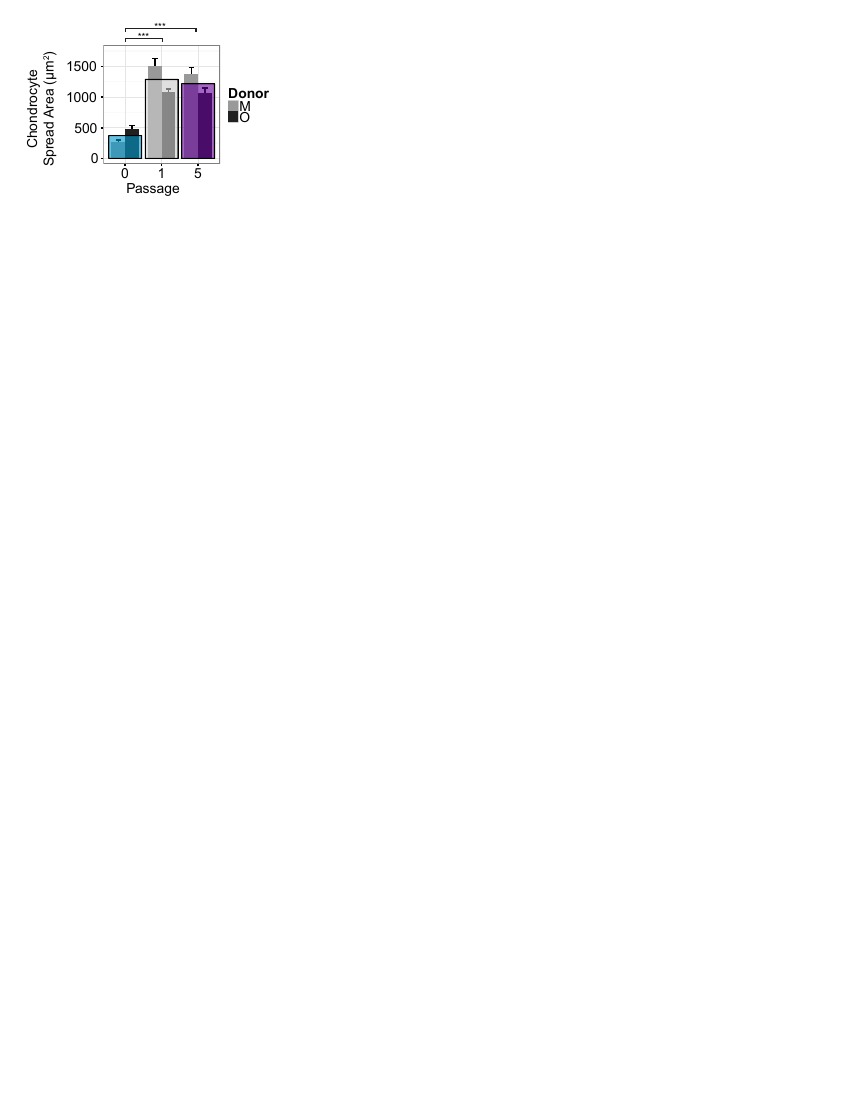

Write the R code that produced this figure.
#Figures for paper
theme_set(theme_bw(base_size = 32))
if(!exists('forscattersGAPDH10')) source('./data_import/calculate_all_stats_forpaper.R')
systemType <- 'Mac'

#set color assignments for overlaid bars (color by passage)
p0f<-"#0099cc"
p1f<-"#CCCCCC"
p3f<-p1f
p5f<-"#660099"
p7f<-p1f
p9f<-p1f

p0c<-"#000000" #"#005C7A"
p1c<-"#000000"
p3c<-p1c
p5c<-"#000000" #"#993D3D"
p7c<-p1c
p9c<-p1c

donA<-"#D6D6D6"
donB<-"#999999"
donC<-"#373737"
donD<-"#212121"

# PCR

chond_PCR$AGGperGAP <- as.numeric(chond_PCR$AGGperGAP)
chond_PCR$OPNperGAP <- as.numeric(chond_PCR$OPNperGAP)

melted<- melt(chond_PCR, id=c( "Donor", "Passage"))

#Aggrecan

melted.AGG <- subset(melted, variable == "AGGperGAP")
means <- ddply(melted.AGG, c( "Passage", "variable"), summarise, mean=mean(value))

melted.AGG <- subset(melted.AGG, variable == "AGGperGAP")
melted.AGG$value<-as.numeric(melted.AGG$value)
means.AGG <- ddply(melted.AGG, c("Passage"), summarise, mean=mean(value))

means.AGGsem <- ddply(melted.AGG, c("Passage"), summarise, mean=mean(value), sem=sd(value)/sqrt(length(value)))
means.AGGsem <- transform(means.AGGsem, lower=mean-sem, upper=mean+sem)

P1.AGG.mean<-means.AGG$mean[2]

norm.AGG<- melted.AGG
norm.AGG$value <- norm.AGG$value / P1.AGG.mean
norm.AGG.means <- ddply(norm.AGG, c("Passage"), summarise, mean=mean(value))

norm.means.AGGsem <- ddply(norm.AGG, c("Passage"), summarise, mean=mean(value), sem=sd(value)/sqrt(length(value)))
norm.means.AGGsem <- transform(norm.means.AGGsem, lower=mean-sem, upper=mean+sem)


#=========== LINE GRAPH
AGG_PCR <- ggplot() +
  geom_point(data=melted.AGG, aes(x=Passage, y=value,  color=Donor),  size =2) +
  geom_point(data=means.AGG, aes(x=Passage, y=mean), shape=21, size = 3.7) +
  geom_line(data=means.AGG, aes(x=Passage, y=mean)) +
  ylab("ACAN per GAPDH (PCR)")


#Osteopontin

melted.OPN <- subset(melted, variable == "OPNperGAP")
means <- ddply(melted.OPN, c( "Passage", "variable"), summarise, mean=mean(value))

melted.OPN <- subset(melted.OPN, variable == "OPNperGAP")
melted.OPN$value<-as.numeric(melted.OPN$value)
means.OPN <- ddply(melted.OPN, c("Passage"), summarise, mean=mean(value))

means.OPNsem <- ddply(melted.OPN, c("Passage"), summarise, mean=mean(value), sem=sd(value)/sqrt(length(value)))
means.OPNsem <- transform(means.OPNsem, lower=mean-sem, upper=mean+sem)

P1.OPN.mean<-means.OPN$mean[2]

norm.OPN<- melted.OPN
norm.OPN$value <- norm.OPN$value / P1.OPN.mean
norm.OPN.means <- ddply(norm.OPN, c("Passage"), summarise, mean=mean(value))

norm.means.OPNsem <- ddply(norm.OPN, c("Passage"), summarise, mean=mean(value), sem=sd(value)/sqrt(length(value)))
norm.means.OPNsem <- transform(norm.means.OPNsem, lower=mean-sem, upper=mean+sem)


#=========== LINE GRAPH
OPN_PCR <- ggplot() +
  geom_point(data=melted.OPN, aes(x=Passage, y=value,  color=Donor),  size =3) +
  geom_point(data=means.OPN, aes(x=Passage, y=mean), shape=21, size = 3.7) +
  geom_line(data=means.OPN, aes(x=Passage, y=mean)) +
  ylab("OPN per GAPDH (PCR)")

# area quantification
area$Passage<-as.factor(area$Passage)
area$Donor<-as.factor(area$Donor)

area_means <- ddply(area, c("Passage", "Donor"), summarise,
                    area_mean=mean(AreaMicrons), 
                    area_sem=sd(AreaMicrons)/sqrt(length(AreaMicrons)))
area_means.mean <- ddply(area_means, c("Passage"), summarise,
                         area_mean.mean=mean(area_mean))

chond_area<-
  ggplot(data=area_means, aes(x = Passage, y = area_mean, fill = Donor))+
  geom_errorbar(data=area_means, aes(ymin = area_mean - area_sem, ymax = area_mean + area_sem), 
                width = 0.3, position=position_dodge(.75)) + 
  geom_bar(width = 0.75, stat = 'identity', position = position_dodge()) + 
  scale_fill_manual(values=c(donB, donD)) + 
  geom_bar(data = area_means.mean, aes(x = Passage, y = area_mean.mean),
           fill=c(p0f, p1f, p5f), color=c(p0c, p1c, p5c), alpha = 0.6, stat = 'identity') +
  ylab('Chondrocyte Spread Area (um^2)') + xlab('Passage')+
  ylim(c(0,1750))


##printing plots
plots_square <- c()
plots_rectangle <- c(
  'AGG_PCR',
  'OPN_PCR',
  'chond_area'
  )


for (i in seq(along = plots_square)){
  savefile <- paste(Sys.Date(),'_',as.name(plots_square[i]),'.pdf',sep = '')
  ggsave(filename = savefile, plot = get(plots_square[i]), device = pdf,
         path = directory, scale = 1, 
         width = 10, height = 10, units = "cm", dpi = 300)
}


if(systemType=="Mac"){
  
  directory <- paste('./FigureS4/graphs/', Sys.Date(),'/', sep = '')
  
  if(directory %in% dir() == FALSE) dir.create(directory) 
  for (i in seq(along = plots_square)){
    savefile <- paste(Sys.Date(),'_',as.name(plots_square[i]),'.pdf',sep = '')
    ggsave(filename = savefile, plot = get(plots_square[i]), device = pdf,
           path = directory, scale = 1, 
           width = 10, height = 10, units = "cm", dpi = 300)
  }
  
  for (i in seq(along = plots_rectangle)){
    savefile <- paste(Sys.Date(),'_',as.name(plots_rectangle[i]),'.pdf',sep = '')
    ggsave(filename = savefile, plot = get(plots_rectangle[i]), device = pdf,
           path = directory, scale = 1, 
           width = 15, height = 10, units = "cm", dpi = 300)
  }
  
}


if(systemType=="Windows"){
  setwd("FigureS4\\")
  directory <- paste('graphs\\', Sys.Date(),'\\', sep = "")
  if(directory %in% dir() == FALSE) dir.create(directory)
  for (i in seq(along = plots_square)){
    savefile <- paste(Sys.Date(),'_',as.name(plots_square[i]),'.pdf',sep = '')
    ggsave(filename = savefile, plot = get(plots_square[i]), device = pdf,
           path = directory, scale = 1, 
           width = 10, height = 10, units = "cm", dpi = 300)
  }
  
  for (i in seq(along = plots_rectangle)){
    savefile <- paste(Sys.Date(),'_',as.name(plots_rectangle[i]),'.pdf',sep = '')
    ggsave(filename = savefile, plot = get(plots_rectangle[i]), device = pdf,
           path = directory, scale = 1, 
           width = 15, height = 10, units = "cm", dpi = 300)
  }
  
  setwd("..\\")
}